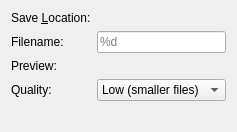
<?xml version="1.0" encoding="UTF-8"?>
<ui version="4.0">
 <class>VideoSaveOptions</class>
 <widget class="QWidget" name="VideoSaveOptions">
  <layout class="QFormLayout" name="formLayout">
   <item row="1" column="0">
    <widget class="QLabel" name="saveLocationLabel">
     <property name="text">
      <string>Save &amp;Location:</string>
     </property>
     <property name="buddy">
      <cstring>kcfg_videoSaveLocation</cstring>
     </property>
    </widget>
   </item>
   <item row="1" column="1">
    <widget class="KUrlRequester" name="kcfg_videoSaveLocation">
     <property name="mode">
      <set>KFile::Directory|KFile::LocalOnly</set>
     </property>
    </widget>
   </item>
   <item row="2" column="0">
    <widget class="QLabel" name="filenameLabel">
     <property name="text">
      <string>Filename:</string>
     </property>
     <property name="buddy">
      <cstring>kcfg_videoFilenameTemplate</cstring>
     </property>
    </widget>
   </item>
   <item row="2" column="1">
    <layout class="QHBoxLayout" name="saveLayout">
     <item>
      <widget class="QLineEdit" name="kcfg_videoFilenameTemplate">
       <property name="placeholderText">
        <string notr="true">%d</string>
       </property>
      </widget>
     </item>
    </layout>
   </item>
   <item row="3" column="0">
    <widget class="QLabel" name="previewLabel">
     <property name="text">
      <string comment="Preview of the user configured filename">Preview:</string>
     </property>
    </widget>
   </item>
   <item row="3" column="1">
    <widget class="QLabel" name="preview">
     <property name="text">
      <string/>
     </property>
    </widget>
   </item>
   <item row="4" column="0">
    <widget class="QLabel" name="qualityLabel">
     <property name="text">
      <string>Quality:</string>
     </property>
     <property name="buddy">
      <cstring>kcfg_videoQuality</cstring>
     </property>
    </widget>
   </item>
   <item row="4" column="1">
    <widget class="QComboBox" name="kcfg_videoQuality">
     <item>
      <property name="text">
       <string>Low (smaller files)</string>
      </property>
     </item>
     <item>
      <property name="text">
       <string>Medium</string>
      </property>
     </item>
     <item>
      <property name="text">
       <string>High (larger files)</string>
      </property>
     </item>
    </widget>
   </item>
   <item row="5" column="1">
    <widget class="QLabel" name="captureInstructionLabel">
     <property name="text">
      <string/>
     </property>
     <property name="textFormat">
      <enum>Qt::RichText</enum>
     </property>
     <property name="wordWrap">
      <bool>true</bool>
     </property>
    </widget>
   </item>
  </layout>
 </widget>
 <customwidgets>
  <customwidget>
   <class>KUrlRequester</class>
   <extends>QWidget</extends>
   <header>kurlrequester.h</header>
  </customwidget>
 </customwidgets>
 <resources/>
 <connections/>
</ui>
